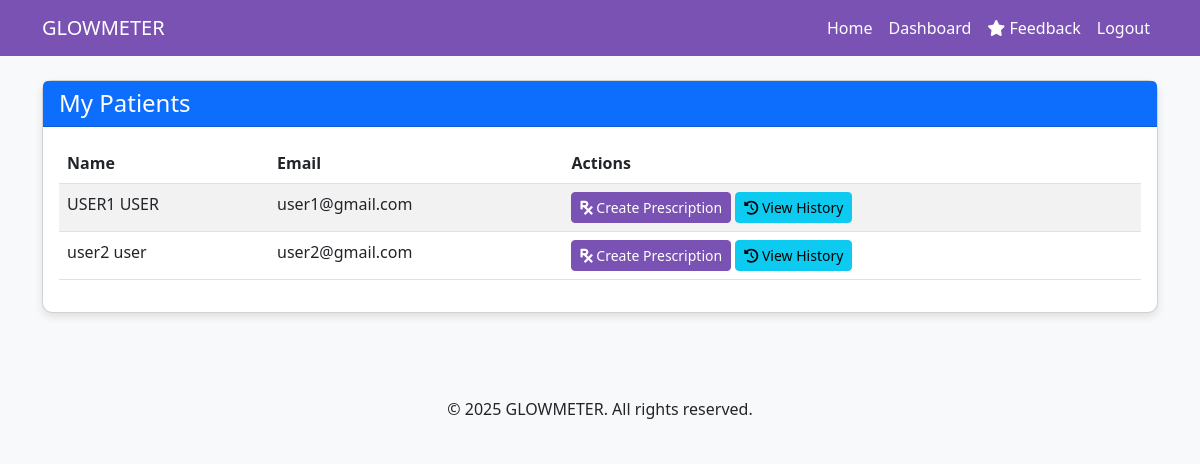
/patients/ (signed in), run on the app's committed database.
### glowmeter_app/models.py (models this page shows, shortened)
class User(AbstractBaseUser, PermissionsMixin):
    username = None
    email = models.EmailField(unique=True)
    first_name = models.CharField(max_length=30, blank=True)
    last_name = models.CharField(max_length=30, blank=True)
    profile_picture = models.ImageField(upload_to='admins/', null=True, blank=True)
    is_active = models.BooleanField(default=True)
    is_staff = models.BooleanField(default=False)
    is_doctor = models.BooleanField(default=False)
    is_admin = models.BooleanField(default=False)
    date_joined = models.DateTimeField(auto_now_add=True)
    USERNAME_FIELD = 'email'
    REQUIRED_FIELDS = []
    objects = UserManager()

### glowmeter_app/views.py (the view)
# urls.py: path('patients/', views.doctor_patients, name='doctor_patients'),
@login_required
def doctor_patients(request):
    if not request.user.is_doctor:
        messages.error(request, "Only doctors can access this page.")
        return redirect('dashboard')
    consultations = Consultation.objects.filter(
        doctor=request.user.doctor_profile,
        is_active=True
    ).select_related('user')
    patients = User.objects.filter(
        user_consultations__doctor=request.user.doctor_profile,
        user_consultations__is_active=True
    ).distinct()
    return render(request, 'doctor_patients.html', {'patients': patients})

### templates/doctor_patients.html (shortened to what this page needs)
{% extends 'base.html' %}
{% block content %}
<div class="container mt-4">
    <div class="row">
        <div class="col-12">
            <div class="card">
                <div class="card-header bg-primary text-white d-flex justify-content-between align-items-center">
                    <h4 class="mb-0">My Patients</h4>
                </div>
                <div class="card-body">
                    {% if patients %}
                        <div class="table-responsive">
                            <table class="table table-striped">
                                <thead>
                                    <tr>
                                        <th>Name</th>
                                        <th>Email</th>
                                        <th>Actions</th>
                                    </tr>
                                </thead>
                                <tbody>
                                    {% for patient in patients %}
                                        <tr>
                                            <td>{{ patient.first_name }} {{ patient.last_name }}</td>
                                            <td>{{ patient.email }}</td>
                                            <td>
                                                <a href="{% url 'create_prescription' patient.id %}" class="btn btn-primary btn-sm">
                                                    <i class="fas fa-prescription"></i> Create Prescription
                                                </a>
                                                <a href="{% url 'patient_history' patient.id %}" class="btn btn-info btn-sm">
                                                    <i class="fas fa-history"></i> View History
                                                </a>
                                            </td>
                                        </tr>
                                    {% endfor %}
                                </tbody>
                            </table>
                        </div>
                    {% else %}
                        <p class="text-center">No patients found.</p>
                    {% endif %}
                </div>
            </div>
        </div>
    </div>
</div>
{% endblock %}

### templates/base.html (style rules this page uses)
body { font-family: 'Segoe UI', Tahoma, Geneva, Verdana, sans-serif; background-color: #f8f9fa; }
.card { border-radius: 10px; box-shadow: 0 4px 8px rgba(0,0,0,0.1); margin-bottom: 20px; }
.btn-primary { background-color: #7952b3; border-color: #7952b3; }

### data on the page
User: first_name "USER1", last_name "USER", email "user1@gmail.com"
User: first_name "user2", last_name "user", email "user2@gmail.com"
